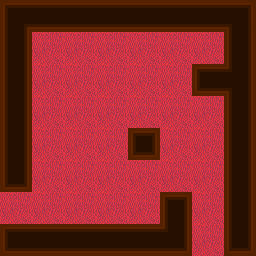

A 2D game scene composited from a Tiled map and its tileset images. What follows is a short description and the map's XML, with each tile layer's data collapsed to a summary:
An orthogonal 8x8 tile map with 32x32 px tiles, 2 tile layers (moquette, Calque de Tile 1), 1 hidden layer not drawn, 3 tilesets, 1 image layer and 1 object (PlayerEntity).

<map version="1.0" orientation="orthogonal" width="8" height="8" tilewidth="32" tileheight="32">
 <tileset firstgid="1" name="min" tilewidth="32" tileheight="32">
  <image source="../tilesets/walls.png" width="256" height="192" />
 </tileset>
 <tileset firstgid="49" name="meta" tilewidth="32" tileheight="32">
  <image source="../tilesets/metaset2.png" width="128" height="96" />
  <tile id="0">
   <properties>
    <property name="type" value="wall" />
   </properties>
  </tile>
  <tile id="1">
   <properties>
    <property name="type" value="box" />
   </properties>
  </tile>
 </tileset>
 <tileset firstgid="61" name="moquette" tilewidth="32" tileheight="32">
  <image source="../tilesets/moquette.png" width="96" height="192" />
 </tileset>
 <imagelayer name="Background" width="16" height="16">
  <image source="../images/background.png" />
 </imagelayer>
 <layer name="moquette" width="8" height="8">
  <data>[64 cells, 64 non-empty, 1 distinct tile ids]</data>
 </layer>
 <layer name="Calque de Tile 1" width="8" height="8">
  <data>[64 cells, 64 non-empty, 11 distinct tile ids]</data>
 </layer>
 <layer name="meta" width="8" height="8" visible="0">
  <data>[64 cells, 39 non-empty, 2 distinct tile ids]</data>
 </layer>
 <objectgroup color="#68bd17" name="Player" width="12" height="12">
  <object name="PlayerEntity" x="0" y="192" width="32" height="32">
   <properties>
    <property name="image" value="character" />
    <property name="spriteheight" value="32" />
    <property name="spritewidth" value="32" />
   </properties>
  </object>
 </objectgroup>
</map>
